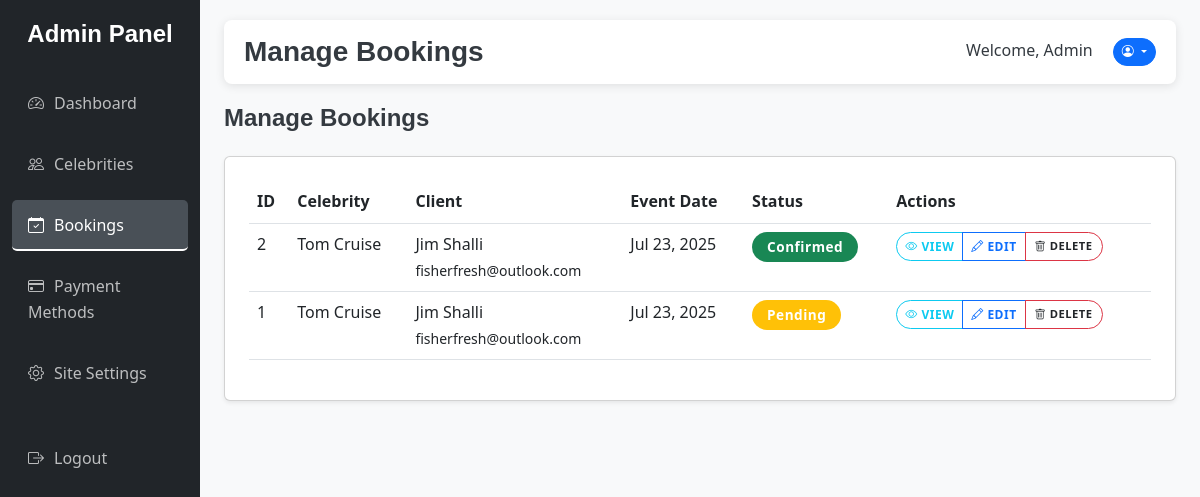
The app's page /admin/bookings.php (signed in) with its own data.
### tables this page shows
CREATE TABLE `bookings` (
  `id` int(11) NOT NULL,
  `celebrity_id` int(11) NOT NULL,
  `user_name` varchar(100) NOT NULL,
  `user_email` varchar(100) NOT NULL,
  `user_phone` varchar(20) NOT NULL,
  `event_date` date NOT NULL,
  `event_details` text NOT NULL,
  `status` enum('pending','confirmed','cancelled') DEFAULT 'pending',
  `created_at` timestamp NOT NULL DEFAULT current_timestamp()
);

CREATE TABLE `celebrities` (
  `id` int(11) NOT NULL,
  `name` varchar(100) NOT NULL,
  `category` varchar(50) NOT NULL,
  `description` varchar(500) NOT NULL,
  `profile` text NOT NULL,
  `fee` decimal(10,2) NOT NULL,
  `picture` varchar(255) DEFAULT NULL,
  `created_at` timestamp NOT NULL DEFAULT current_timestamp()
);

### includes/functions.php (called while the page is built, shortened)
<?php
function getBookings($pdo)
{
    $stmt = $pdo->query("SELECT bookings.*, celebrities.name AS celebrity_name
                        FROM bookings
                        JOIN celebrities ON bookings.celebrity_id = celebrities.id
                        ORDER BY bookings.created_at DESC");
    return $stmt->fetchAll();
}

### admin/bookings.php (the view, shortened to what this page needs)
<?php
require_once '../includes/functions.php';
require_once 'includes/admin-header.php';
$bookings = getBookings($pdo);
?>
<div class="d-flex justify-content-between align-items-center mb-4">
    <div>
        <h4 class="mb-0">Manage Bookings</h4>
    </div>
</div>
<div class="card shadow-sm">
    <div class="card-body">
        <div class="table-responsive">
            <table class="table table-hover">
                <thead>
                    <tr>
                        <th>ID</th>
                        <th>Celebrity</th>
                        <th>Client</th>
                        <th>Event Date</th>
                        <th>Status</th>
                        <th>Actions</th>
                    </tr>
                </thead>
                <tbody>
                    <?php foreach ($bookings as $booking): ?>
                    <tr>
                        <td><?= $booking['id'] ?></td>
                        <td><?= $booking['celebrity_name'] ?></td>
                        <td>
                            <div><?= $booking['user_name'] ?></div>
                            <small><?= $booking['user_email'] ?></small>
                        </td>
                        <td><?= date('M d, Y', strtotime($booking['event_date'])) ?></td>
                        <td>
                            <span class="badge bg-<?=
                                                        $booking['status'] === 'confirmed' ? 'success' : ($booking['status'] === 'pending' ? 'warning' : 'danger')
                                                        ?>">
                                <?= ucfirst($booking['status']) ?>
                            </span>
                        </td>
                        <td>
                            <div class="btn-group">
                                <button class="btn btn-sm btn-outline-info" data-bs-toggle="modal"
                                    data-bs-target="#viewBookingModal<?= $booking['id'] ?>">
                                    <i class="bi bi-eye"></i> View
                                </button>
                                <button class="btn btn-sm btn-outline-primary" data-bs-toggle="modal"
                                    data-bs-target="#editBookingModal<?= $booking['id'] ?>">
                                    <i class="bi bi-pencil"></i> Edit
                                </button>
                                <form method="POST" class="btn btn-sm btn-outline-danger"
                                    onsubmit="return confirm('Are you sure you want to delete this booking?');">
                                    <button type="submit" name="delete_booking" class="btn custom">
                                        <i class="bi bi-trash"></i> Delete
                                    </button>
                                </form>
                            </div>
                        </td>
                    </tr>
                    <?php endforeach; ?>
                </tbody>
            </table>
        </div>
    </div>
</div>
</div>
</div>
</div>
</body>
</html>

### stars/assets/css/custom.css (style rules this page uses)
:root { --primary-blue-start: #6a11cb; --primary-blue-end: #2575fc; --dark-section-bg: #212529; --text-dark: #343a40; --bg-red: #ca2800; --bg-white: #ffffff; --text-muted: #6c757d; --text-light-grey: #adb5bd; --success-money: #28a745; --bg-light-gradient: linear-gradient( 135deg, #f0f4f8 0%, #ffffff 100% ); --shadow-light: 0 4px 15px rgba(0, 0, 0, 0.08); --shadow-medium: 0 8px 25px rgba(0, 0, 0, 0.1); --shadow-heavy: 0 12px 35px rgba(0, 0, 0, 0.15); }
body { font-family: "Segoe UI", Tahoma, Geneva, Verdana, sans-serif; color: var(--text-dark); background-color: #f8f9fa; line-height: 1.6; overflow-x: hidden; }
h1, h2, h3, h4, h5, h6 { font-family: "Montserrat", sans-serif; font-weight: 700; color: var(--text-dark); margin-bottom: 1rem; }
.card-body { padding: 1.5rem; }
.btn { border-radius: 50px; padding: 12px 24px; font-weight: 600; transition: all 0.3s ease; text-transform: uppercase; letter-spacing: 0.5px; }
.badge { padding: 8px 15px; border-radius: 25px; font-weight: 600; font-size: 0.85em; letter-spacing: 0.5px; }

### admin/bookings.php (style rules this page uses)
.btn-sm { font-size: 0.75rem; padding: 0.25rem 0.5rem; }
.btn.custom { font-size: 0.70rem; padding: 0rem 0rem; }

### records on screen
bookings: id "2", celebrity.name "Tom Cruise", user_name "Jim Shalli", user_email "fisherfresh@outlook.com", event_date "Jul 23, 2025", status "Confirmed"
bookings: id "1", celebrity.name "Tom Cruise", user_name "Jim Shalli", user_email "fisherfresh@outlook.com", event_date "Jul 23, 2025", status "Pending"

### other values on screen
$pageTitle "Manage Bookings"
